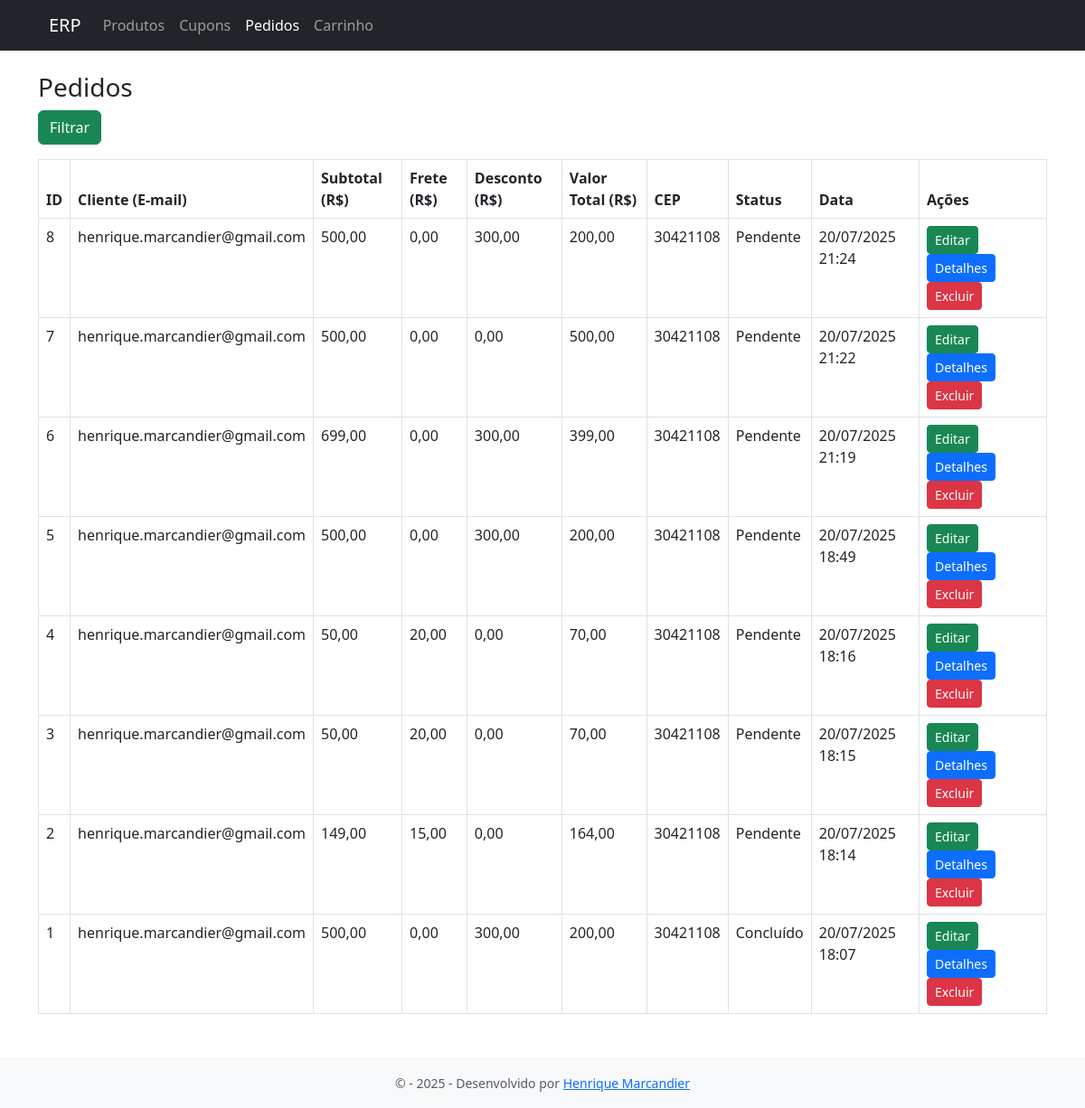
The app's page /?url=pedidos, older data.
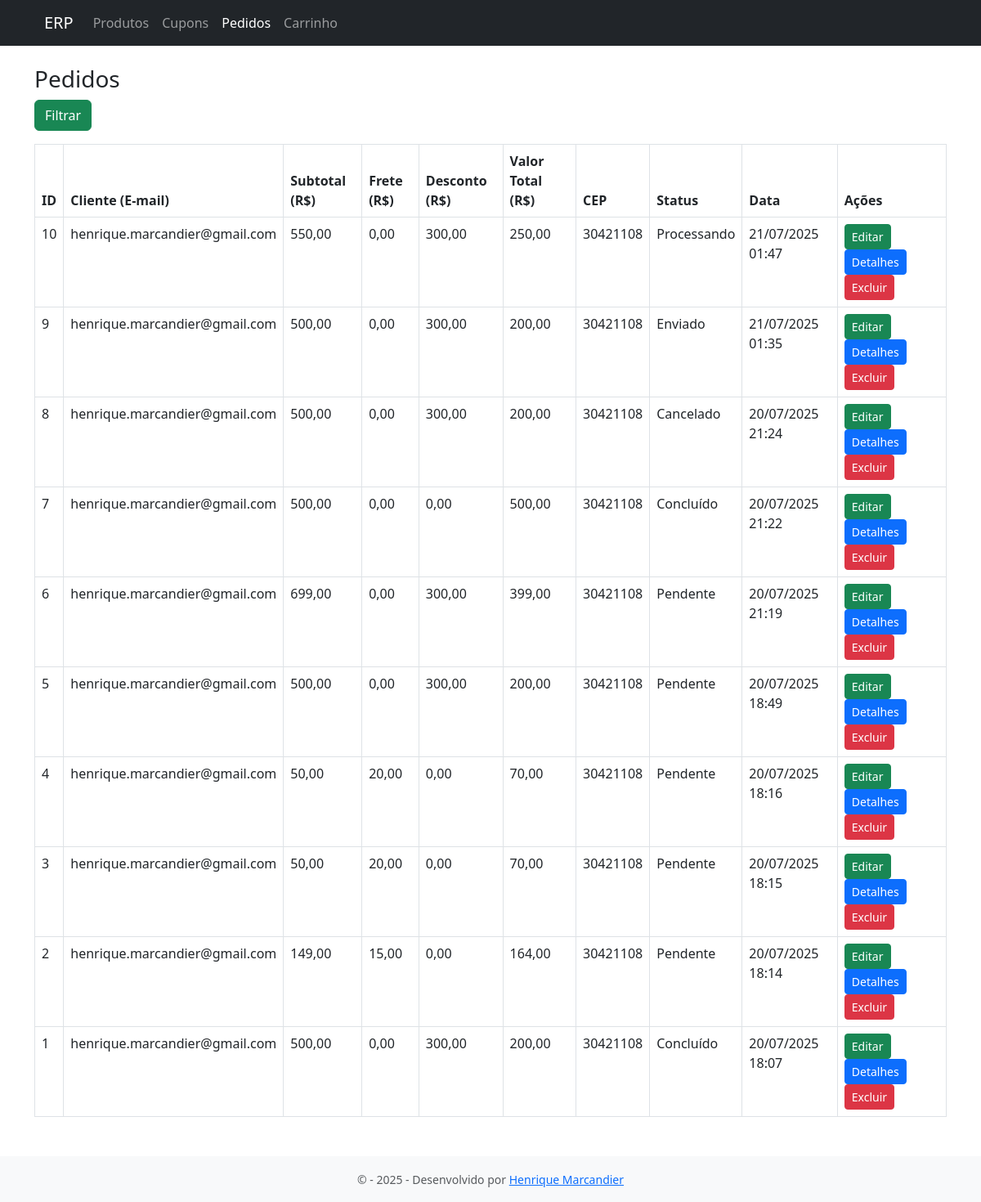
The same page, newer data.
### tables this page shows
CREATE TABLE `pedidos` (
  `id` int(11) NOT NULL AUTO_INCREMENT,
  `cliente_nome` varchar(100) NOT NULL,
  `email_cliente` varchar(100) DEFAULT NULL,
  `cep` varchar(10) DEFAULT NULL,
  `endereco` varchar(255) DEFAULT NULL,
  `status` enum('Pendente','Processando','Enviado','Cancelado','Concluído') DEFAULT 'Pendente',
  `cupom_aplicado` varchar(255) DEFAULT NULL,
  `subtotal` decimal(10,2) NOT NULL DEFAULT 0.00,
  `frete` decimal(10,2) NOT NULL DEFAULT 0.00,
  `desconto` decimal(10,2) NOT NULL DEFAULT 0.00,
  `total` decimal(10,2) NOT NULL DEFAULT 0.00,
  `criado_em` datetime DEFAULT current_timestamp(),
  PRIMARY KEY (`id`)
);

### controllers/PedidoController.php (called while the page is built, shortened)
<?php
require_once __DIR__ . '/../models/Cupom.php';
        ?>
        <?php
function listarPedidos() {
    global $conn;
    $sql = "SELECT * FROM pedidos WHERE 1=1";
    $sql .= " ORDER BY id DESC";
    $res = $conn->query($sql);
    $pedidos = $res->fetch_all(MYSQLI_ASSOC);
    include __DIR__ . '/../views/pedidos/lista.php';
}
    ?>

### views/pedidos/lista.php (the view, shortened to what this page needs)
<?php include __DIR__ . '/../layout/header.php'; ?>
<div class="container mt-4">
  <h3>Pedidos</h3>
  <a href="#" class="btn btn-success mb-3" onclick="if (document.getElementById('filtrar').style.display == 'none'){ document.getElementById('filtrar').style.display='block'; } else{ document.getElementById('filtrar').style.display='none'; }">Filtrar</a>
  <?php if (count($pedidos)){?>
  <table class="table table-bordered">
    <thead>
      <tr>
        <th>ID</th>
        <th>Cliente (E-mail)</th>
        <th>Subtotal (R$)</th>
        <th>Frete (R$)</th>
        <th>Desconto (R$)</th>
        <th>Valor Total (R$)</th>
        <th>CEP</th>
        <th>Status</th>
        <th>Data</th>
        <th>Ações</th>
      </tr>
    </thead>
    <tbody>
      <?php foreach ($pedidos as $pedido): ?>
      <tr>
        <td><?= $pedido['id'] ?></td>
        <td><?= htmlspecialchars($pedido['email_cliente']) ?></td>
        <td><?= number_format($pedido['subtotal'], 2, ',', '.') ?></td>
        <td><?= number_format($pedido['frete'], 2, ',', '.') ?></td>
        <td><?= number_format($pedido['desconto'], 2, ',', '.') ?></td>
        <td><?= number_format($pedido['total'], 2, ',', '.') ?></td>
        <td><?= htmlspecialchars($pedido['cep']) ?></td>
        <td><?= htmlspecialchars($pedido['status'] ?? 'Pendente') ?></td>
        <td><?= date('d/m/Y H:i', strtotime($pedido['criado_em'] ?? $pedido['data'])) ?></td>
        <td><a href="?url=pedido/editar&id=<?= $pedido['id'] ?>" class="btn btn-sm btn-success">Editar</a> <a href="?url=pedido/detalhes&id=<?= $pedido['id'] ?>" class="btn btn-sm btn-primary">Detalhes</a>
        <a href="?url=pedido/excluir&id=<?= $pedido['id'] ?>"
        class="btn btn-sm btn-danger"
        onclick="return confirm('Tem certeza que deseja excluir este pedido?');">
        Excluir
        </a>
        </td>
      </tr>
      <?php endforeach; ?>
    </tbody>
  </table>
  <?php }
  else{
   ?><br><br><div style="text-align:center"><div class="alert alert-warning">Sem nenhum registro encontrado!</div></div><?php
  }?>
</div>
<?php include __DIR__ . '/../layout/footer.php'; ?>

### public/index.php (shortened to what this page needs)
<?php
$url = $_GET['url'] ?? 'produtos';
require_once __DIR__ . '/../controllers/ProdutoController.php';
require_once __DIR__ . '/../controllers/PedidoController.php';
switch ($url) {
    case 'pedidos': listarPedidos(); break;
}
?>

### views/layout/header.php (shortened to what this page needs)
<!DOCTYPE html>
<html lang="pt-br">
<head>
  <link href="https://cdn.jsdelivr.net/npm/bootstrap@5.3.0/dist/css/bootstrap.min.css" rel="stylesheet">
  <link href="https://cdn.jsdelivr.net/npm/bootstrap-icons@1.4.1/font/bootstrap-icons.css" rel="stylesheet">
  <link rel="stylesheet" href="css/style.css">
</head>
<body>
  <header class="navbar navbar-expand-lg navbar-dark bg-dark mb-4">
    <div class="container px-4">
      <a class="navbar-brand" href="?url=produtos">ERP</a>
      <div class="collapse navbar-collapse" id="navbarNav">
        <ul class="navbar-nav">
          <li class="nav-item">
            <a class="nav-link<?php if (preg_match("/produto/", $_GET['url'])){?> active<?php }?>" href="?url=produtos">Produtos</a>
          </li>
          <li class="nav-item">
            <a class="nav-link<?php if (preg_match("/cupo/", $_GET['url'])){?> active<?php }?>" href="?url=cupons"<?php if (preg_match("/cupo/", $_GET['url'])){?> active<?php }?>>Cupons</a>
          </li>
          <li class="nav-item">
            <a class="nav-link<?php if (preg_match("/pedido/", $_GET['url'])){?> active<?php }?>" href="?url=pedidos">Pedidos</a>
          </li>
          <li class="nav-item">
            <a class="nav-link<?php if (preg_match("/carrinho/", $_GET['url'])){?> active<?php }?>" href="?url=carrinho">Carrinho</a>
          </li>
        </ul>
      </div>
    </div>
  </header>

### views/layout/footer.php (shortened to what this page needs)
<footer class="bg-light text-center text-muted py-3 mt-5">
  <div class="container">
    <small>
      &copy - <?=date('Y')?> - Desenvolvido por
      <a href="#" data-bs-toggle="modal" data-bs-target="#modalHenrique">Henrique Marcandier</a>
    </small>
  </div>
</footer>

Row changes from the older to the newer data that the page shows:
added pedidos: id "10", email_cliente "henrique.marcandier@gmail.com", subtotal "550,00", frete "0,00", desconto "300,00", total "250,00", cep "30421108", status "Processando", criado_em "21/07/2025 01:47"
added pedidos: id "9", email_cliente "henrique.marcandier@gmail.com", subtotal "500,00", frete "0,00", desconto "300,00", total "200,00", cep "30421108", status "Enviado", criado_em "21/07/2025 01:35"
changed pedidos id 8: status "Pendente" → "Cancelado"
changed pedidos id 7: status "Pendente" → "Concluído"
